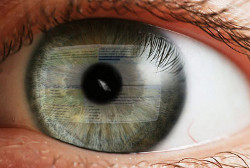
#> input picture Old/OpenCV/eye-image.jpg, 250 x 168 px
$ python edge_detection.py   (older library calls are emulated)
#> lines starting #> are read from the running program, lines starting #| are printed output that depends on the picture; after the words box and inside, x2 and y2 are one past the last pixel; in counts of white or black regions, pixels touching at a corner belong together
'''
Finds edges in your eye
'''

import cv2
import cv2.cv as cv
import numpy as np

image = cv2.imread('eye-image.jpg')
#> image is the input picture: shape (168, 250, 3); mean B, G, R 99.1, 113.8, 136
cv2.imshow('main_image', image)

gray_image = cv2.cvtColor(image, cv2.COLOR_BGR2GRAY)
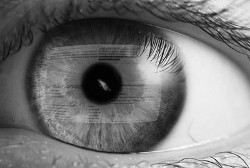
#> gray_image: shape (168, 250); min 0, max 252, mean 118.8
cv2.imwrite('gray_image.png', gray_image)

im_gray = cv2.imread('gray_image.png', cv2.CV_LOAD_IMAGE_GRAYSCALE)
blur_image = cv2.medianBlur(im_gray, 5)
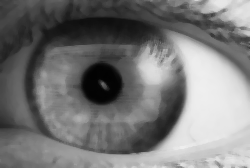
#> blur_image: shape (168, 250); min 2, max 239, mean 119.5

edges = cv2.Canny(blur_image, 100, 200)
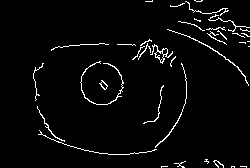
#> edges: shape (168, 250); 3.5% white in thin lines or dots, all inside (x1, y1, x2, y2) = (33, 0, 250, 168)
cv2.imshow('edge_detection', edges)
